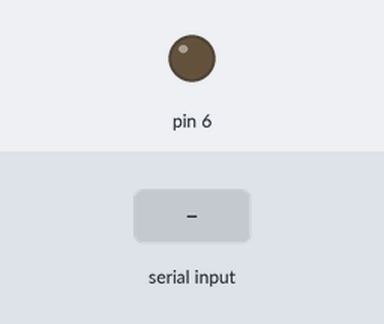
Simulated run of this sketch. Board: Arduino Uno, built with avr-gcc and run on an emulated ATmega328P. Shown: output pins drawn as LEDs (lit = HIGH). The test bench sets the inputs (shaded band). EEPROM starts erased; what the sketch prints to the serial monitor is not drawn.

Above: at 1.6 s.
1.7 s: ">" received over Serial
At 2.5 s:
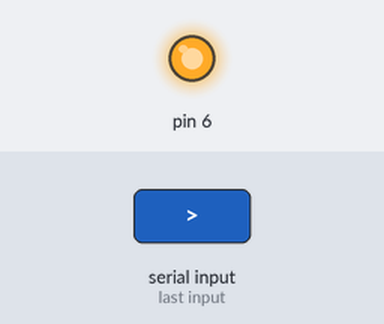
Timing chart, 0 to 4.7 s (numbered marks = the images above; inputs shaded):
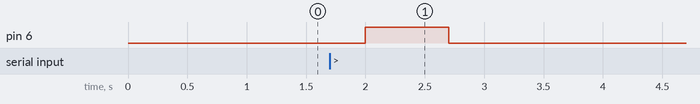

The sketch:

saveSerialToEEPROM.ino
```cpp
#include <EEPROM.h>

int address = 0;
bool prompt = false;

void setup() {
  Serial.begin(38400);
  pinMode(6, OUTPUT);
  /*digitalWrite(6, HIGH);
  for (;;) {
    Serial.write("AT Z\r");
    delay(500);
    while (Serial.available() > 0) {
      int c = Serial.read();
      if (c == '>') {
        break;
      }
      else {
        EEPROM.write(address, c);
        ++address;
      }
    }
  }
  digitalWrite(6, LOW);
  delay(1000);*/
}

void loop() {
  if (false == prompt) {
    Serial.write("AT Z\r");
    delay(500);
  }
  while (Serial.available() > 0) {
    digitalWrite(6, HIGH);
    int c = Serial.read();
    if (c == '>') {
      prompt = !prompt;
      Serial.write("01 0c\r");
      delay(500);
      //c = Serial.read();
    }
    EEPROM.write(address, c);
    ++address;
    if (address > 1023) {
      address = 0;
    }
    delay(200);
  }
  digitalWrite(6, LOW);
}
```

Measured:
- after the input at 1.7 s, pin 6: LOW → HIGH after 0.30 s, → LOW 0.70 s later
